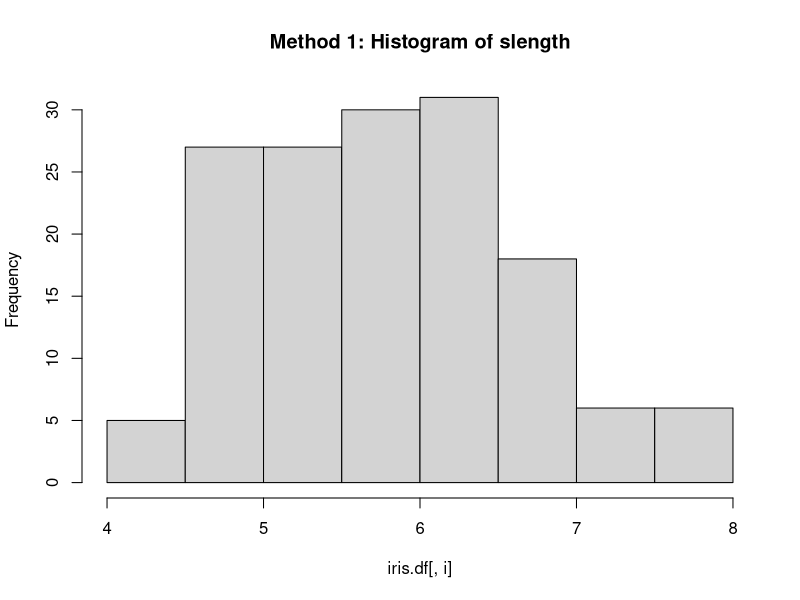
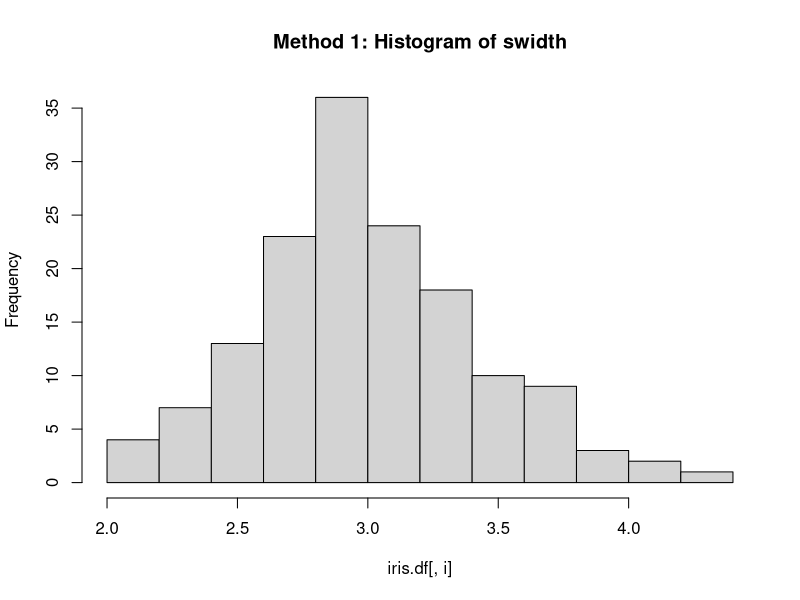
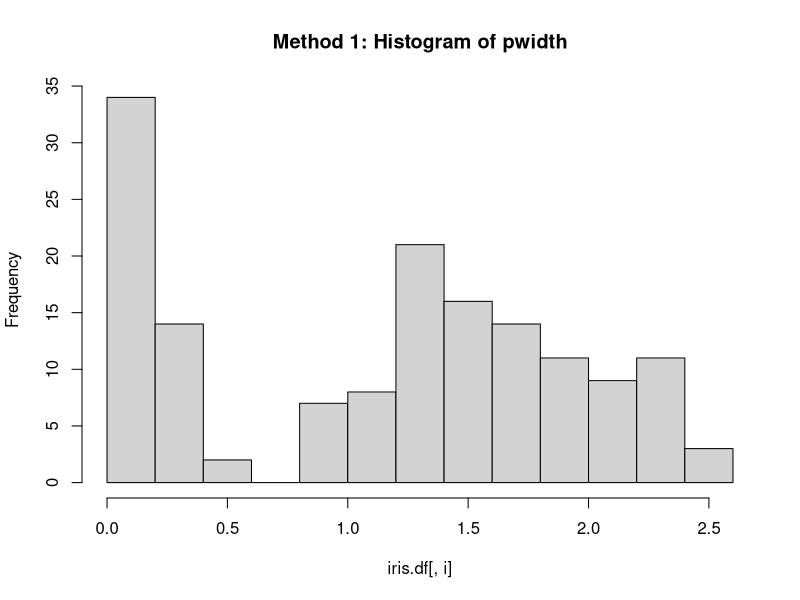
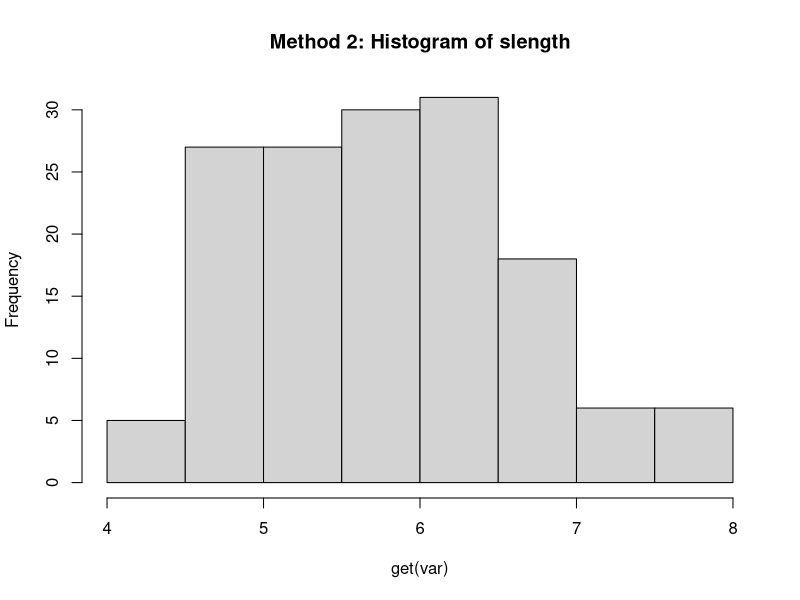
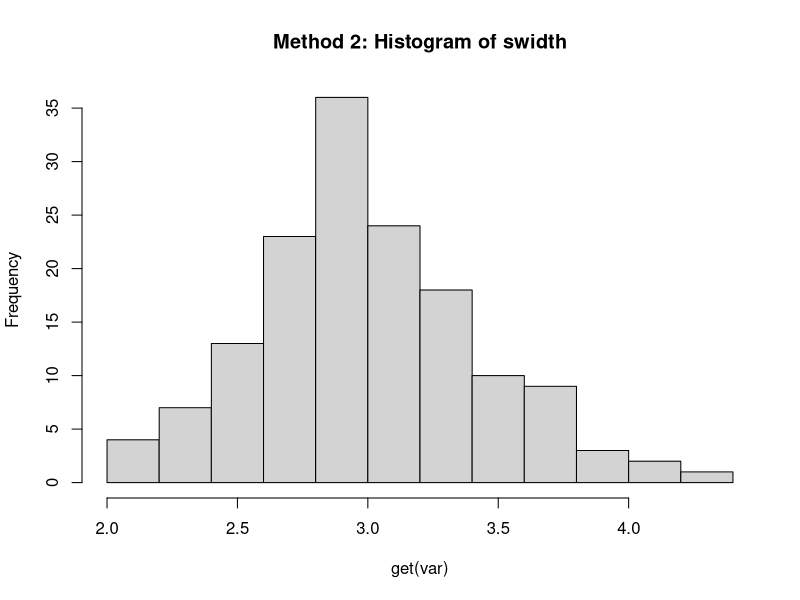
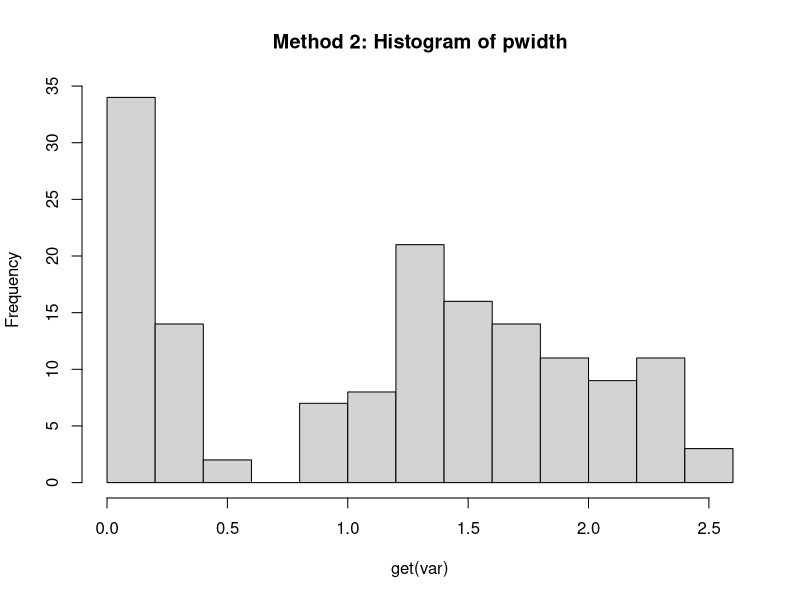
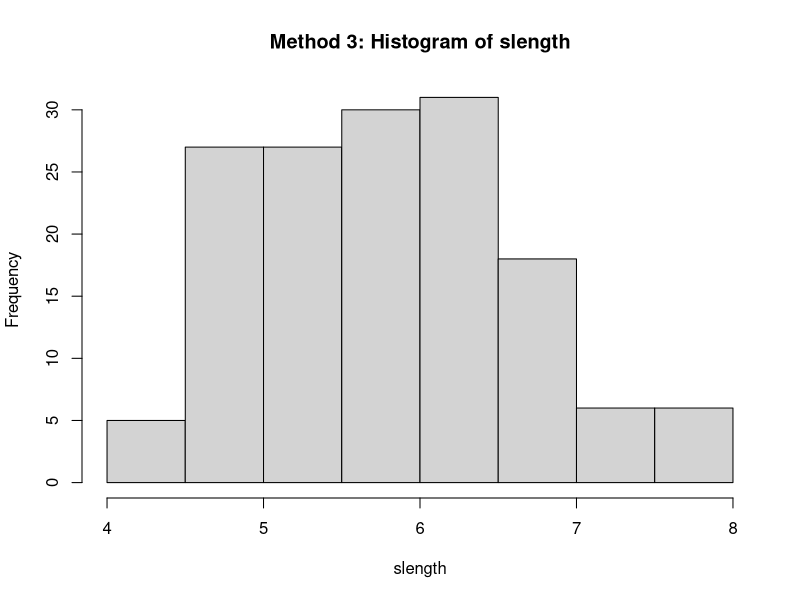
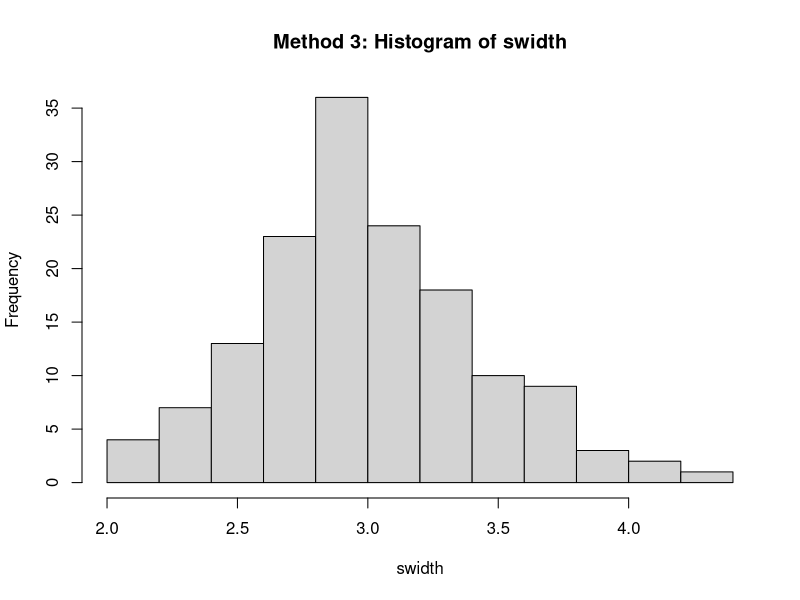

These charts were generated, in order, by the following R code:
rm(list=ls())
slength <- iris$Sepal.Length
swidth <- iris$Sepal.Width
pwidth <- iris$Petal.Width

iris.df <- data.frame(slength, swidth, pwidth)
for (i in 1:3) {
  #png(paste0("graphs/method1_",names(iris.df)[i],".png"))
  hist(iris.df[, i], main = paste0("Method 1: Histogram of ",names(iris.df)[i]))
  #dev.off()
}

varlist <- c("slength","swidth","pwidth")
for (var in varlist) {
  #png(paste0("graphs/method2_",var,".png"))
  hist(get(var), main = paste("Method 2: Histogram of",var))
  #dev.off()
}

varlist <- c("slength","swidth","pwidth")
for (i in varlist) {
  #png(paste0("graphs/method3_",var,".png"))
  #var = "slength"
  evalstring = paste0("hist(",i,",main = \"Method 3: Histogram of ", i,"\")")
  eval(parse(text = evalstring))
  #dev.off()
}

OLS <- function(y,X) {
  return(solve(t(X) %*% X) %*% t(X) %*% y)
}
data <- read.csv("auto.csv", header=TRUE)
names(data) <- c("price", "mpg", "weight")
y <- matrix(data$price)
X <- cbind(1, data$mpg, data$weight)

res <- lm(price ~ 1 + mpg + weight, data = data)
coef(summary(res))
summary(res)$fstatistic

n <- nrow(X); k <- ncol(X)
b <- OLS(y,X)
e <- y - X %*% b
s2 <- t(e) %*% e / (n - k)
XpXinv <- solve(t(X) %*% X)
se <- sqrt(s2 * diag(XpXinv))

(t <- (b - 0) / se)
(p <- apply(t, 1, function(t) {2 * pt(-abs(t), df = (n - k))}))

(F <- t(b) %*% (t(X) %*% X) %*% b / (s2*3))

R <- rbind(c(0, 1, 0), c(0, 0, 1)); J <- 2
select.var <- solve(R %*% solve(t(X) %*% X) %*% t(R))
(F <- t(R %*% b) %*% select.var %*% (R %*% b) / (s2 * J))

reps <- 10000; n <- 100; k <- 2
z <- matrix(rep(0,reps*k),ncol=k)
q <- matrix(rep(0,reps),ncol=1)
t <- matrix(rep(0,reps*k),ncol=k)

set.seed(42)

for (i in 1:reps) {
  # simulate the true model
  beta <- matrix(c(42,8), nrow=2)
  X <- cbind(1, rnorm(n))
  sigma <- 1
  eps <- matrix(rnorm(n, 0, sigma), nrow=n)
  y <- X %*% beta + eps

  # run OLS and prepare everything we need to calculate z, q, and t
  b <- OLS(y,X)
  e <- y - X %*% b
  XpXinv = solve(t(X) %*% X)
  s2 <- t(e) %*% e / (n-k)
  se <- sqrt(s2 * diag(XpXinv))

  # calculate test statistics
  z[i, ] <- (b - beta) / sqrt(sigma^2 * diag(XpXinv))
  q[i] <- (t(e) %*% e) / sigma^2
  t[i, ] <- (b - beta) / se # t[i, ] <- (b - c(42,7.9)) / se # what if we have the wrong null?
}

#png(filename="inserts/graph1.png",height=300,width=500)
hist(z[ , 2], breaks = reps / 200, probability = T)
curve(dnorm(x, mean = 0, sd = 1), from = -4, to = 4, 
      add=T, lwd=2, col="darkblue")
#dev.off()

#png(filename="inserts/graph2.png",height=300,width=500)
hist(q, breaks = 50, probability = T)
curve(dchisq(x, df = n-k), from = 60, to = 160, add=T, lwd=2, col="darkred")
#dev.off()

#png(filename="inserts/graph3.png",height=300,width=500)
hist(t[ ,2], breaks = reps / 200, probability = T)
curve(dnorm(x, mean = 0, sd = 1), from = -4, to = 4, add=T, lwd=2, col="darkblue")
curve(dt(x, df = n-k), from = -4, to = 4, add=T, lwd=2, col="darkgreen")
#dev.off()
